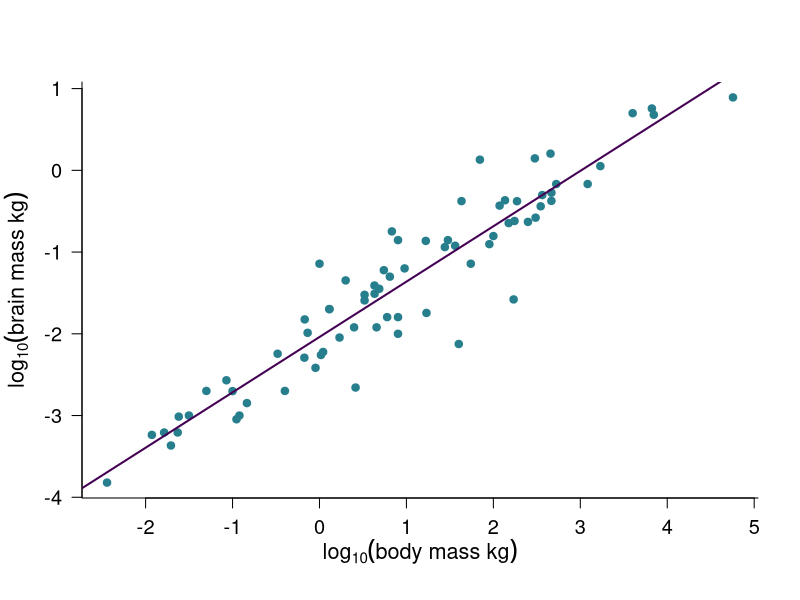
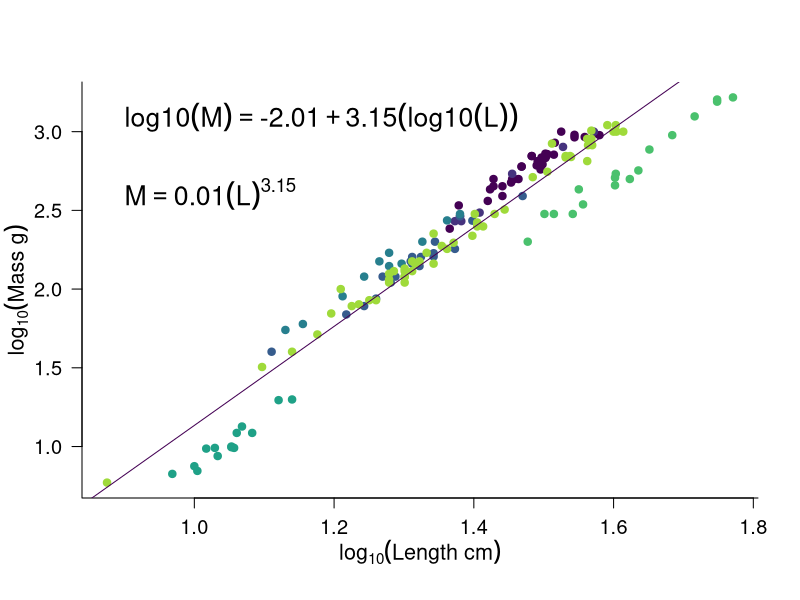

Generate these figures, in order, with R:
## ---- chunk 1
# set some global knitr build options, notably the default figure size
knitr::opts_chunk$set(collapse = TRUE, comment = "#-", 
                      fig.width = 5, fig.height = 5)

# load the viridis package for pretty and accessible colours especially for those with 
# colour blindness. You will need to install this if you dont have it already using
# install.packages("viridis")
library(viridis)

# Here I create a palette of 8 colours from the viridis spectrum. I can then access these colours
# within plotting commands by e.g. plot(0,0, col = 1), or plot(0,0, col = 4) or plot(0,0, col = 8).
# This palette is also useful as it will print clearly in greyscale without any extra effort.
# see vignette for viridis for more details.
palette(viridis(8))

## ---- chunk 2

# read in the data
mydata <- read.csv("assets/data/brain-data.csv", header = T )

# Im going to convert to kilograms so we get some numbers less 
# than 1 for this example
mydata$brain <- mydata$brain / 1000
mydata$body <- mydata$body / 1000

# plot the log transformed data as a scatter plot
plot(log10(mydata$body), log10(mydata$brain),
     pch = 19, las = 1, bty = "L",
     xlab = expression(log[10](body~mass~kg)),
     ylab = expression(log[10](brain~mass~kg)),
     cex.lab = 1.3,
     cex.axis = 1.2,
     col = 4,
     mgp = c(2.5, 1, 0))
abline(glm(log10(brain)~log10(body), data = mydata), col = 1, lwd = 2 )



## ---- chunk 3

library(rrcov, verbose=F, quietly=T)
data("fish")

with(fish[complete.cases(fish) & fish$Weight>0,],{

# plot the log transformed data as a scatter plot
plot(log10(Length1), log10(Weight),
     pch = 19, las = 1, bty = "L",
     xlab = expression(log[10](Length~cm)),
     ylab = expression(log[10](Mass~g)),
     cex.lab = 1.3,
     cex.axis = 1.2,
     col = Species,
     mgp = c(2.5, 1, 0))
  
  
m1 <- glm(log10(Weight)~log10(Length1), data = fish[complete.cases(fish) & fish$Weight>0,])

# add the glm line to the plot
abline(m1, col = 1 )

# print the equation on the plot
m1_coef <- round(coef(m1), 2) # extract coefficients 
text(0.9, 3,
     bquote( log10(M) == .(m1_coef[1]) + .(m1_coef[2]) * (log10(L)) ),
     cex = 1.6, adj = c(0,0))
text(0.9, 2.5,
     bquote( M == .(round(10^m1_coef[1], 3)) * (L) ^ .(m1_coef[2]) ), 
     cex = 1.6, adj = c(0,0))

}) # end with() statement
